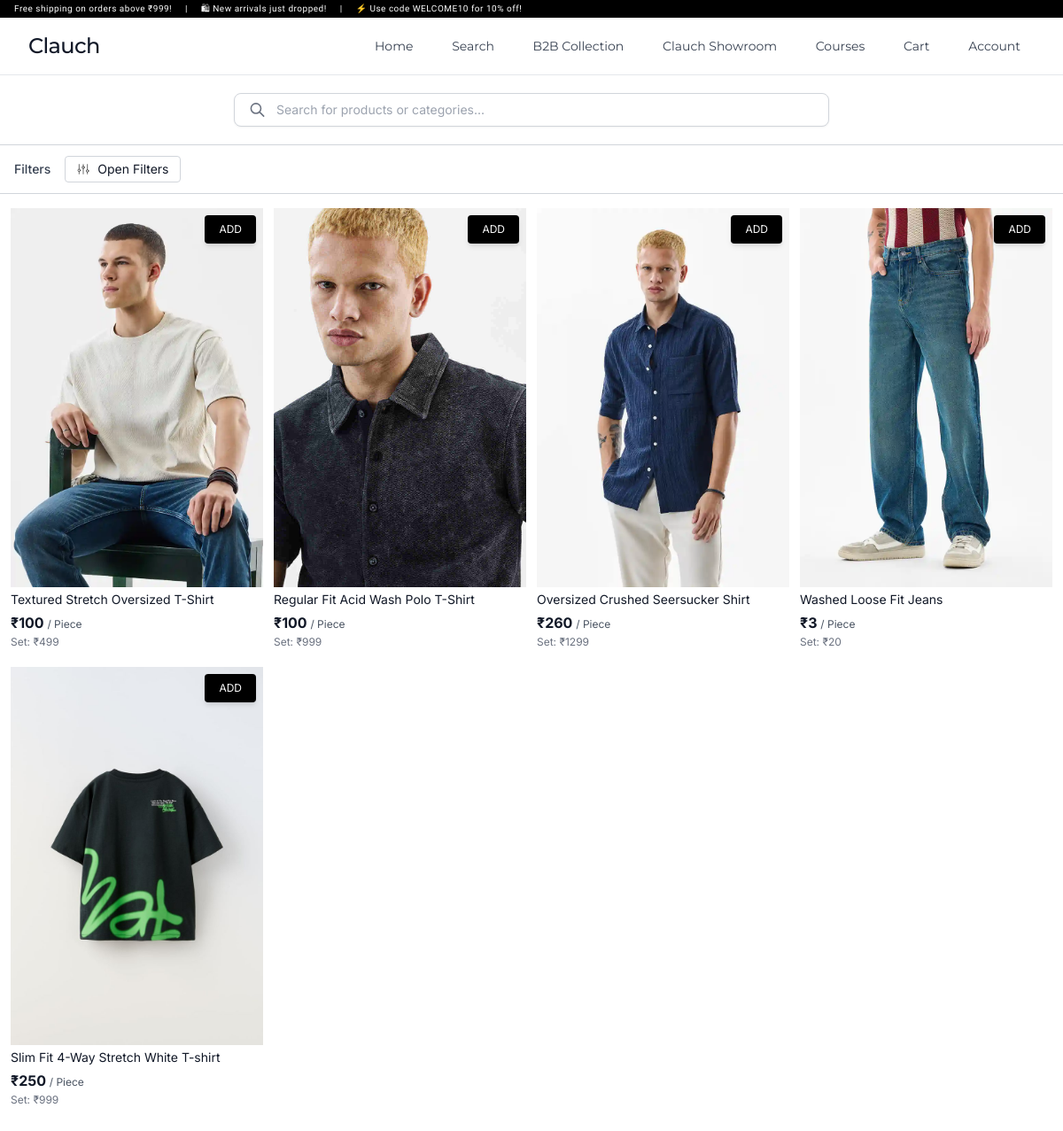
Screenshot of /search/results/ with the database file from the repository.
### user/models.py (models this page shows, shortened)
class Product(models.Model):
    name = models.CharField(max_length=200)
    slug = models.SlugField(unique=True, blank=True)
    categories = models.ManyToManyField('Category', related_name='products')
    price = models.DecimalField(max_digits=10, decimal_places=2, help_text="Price for one full set.")
    discount_price = models.DecimalField(max_digits=10, decimal_places=2, null=True, blank=True,
                                         help_text="Discounted price for one full set.")
    sizes = models.CharField(
        max_length=255,
        help_text="Composition of sizes in the set (e.g., '1S, 2M, 1L, 1XL'). "
                  "This determines the total pieces in one set."
    )
    rating = models.FloatField(default=0.0)
    reviews_count = models.PositiveIntegerField(default=0)
    description = models.TextField()
    html_description = RichTextField()
    primary_image = models.ImageField(upload_to='products/primary/')
    hover_image = models.ImageField(upload_to='products/hover/', null=True, blank=True, help_text="Image shown on hover.")
    size_chart = models.ImageField(upload_to='products/size_charts/', null=True, blank=True)
    created_at = models.DateTimeField(auto_now_add=True)
    def get_total_pieces_in_set(self):
        total_pieces = 0
        pieces_matches = re.findall(r'(\d+)?([A-Z]{1,3}|\d{2})', self.sizes.replace(' ', ''))
        for count_str, _size_code in pieces_matches:
            try:
                count = int(count_str) if count_str else 1
                total_pieces += count
            except ValueError:
                continue
        return total_pieces
    def get_current_price_per_piece(self):
        total_pieces = self.get_total_pieces_in_set()
        if total_pieces == 0:
            return 0.00 # Avoid division by zero
        if self.discount_price is not None:
            return self.discount_price / total_pieces
        return self.price / total_pieces

### user/views.py (the view, shortened to what this page needs)
# urls.py: path('search/results/', views.search_results_view, name='search_results'),
def search_results_view(request):
    query = request.GET.get('q', '').strip()
    query_lower = query.lower()
    matched_categories = []
    selected_sizes = request.GET.getlist('size')
    selected_colors = request.GET.getlist('color')
    selected_sleeves = request.GET.getlist('sleeves')
    selected_categories = request.GET.getlist('category')
    min_price = request.GET.get('min_price')
    max_price = request.GET.get('max_price')
    sort_by = request.GET.get('sort')
    sizes = ["XS", "S", "M", "L", "XL", "XXL", "26", "28", "30", "32", "34", "36", "38", "40", "42"]
    colors = ["Black", "White", "Grey", "Beige", "Blue", "Green", "Red", "Yellow", "Brown", "Orange"]
    sleeves = ["Full Sleeve", "Half Sleeve", "Sleeveless"]
    all_categories = Category.objects.all()
    products = Product.objects.all()
    if selected_sizes:
        products = products.filter(
            Q(sizes__iregex=r'\b(' + '|'.join(selected_sizes) + r')\b')
        )
    if selected_colors:
        products = products.filter(colors__name__in=selected_colors)
    if selected_sleeves:
        products = products.filter(description__icontains=selected_sleeves[0])  # You can improve this
    if selected_categories:
        products = products.filter(categories__name__in=selected_categories)
    if min_price:
        products = products.filter(Q(price__gte=min_price) | Q(discount_price__gte=min_price))
    if max_price:
        products = products.filter(Q(price__lte=max_price) | Q(discount_price__lte=max_price))
    if sort_by == "low":
        products = products.order_by('discount_price', 'price')
    elif sort_by == "high":
        products = products.order_by('-discount_price', '-price')
    elif sort_by == "new":
        products = products.order_by('-id')
    else:
        products = products.order_by('-id')
    return render(request, 'search_results.html', {
        'query': query,
        'products': products.distinct(),
        'result_count': products.count(),
        'matched_categories': matched_categories,
        'categories': all_categories,
        'sizes': sizes,
        'colors': colors,
        'sleeves': sleeves,
        'filters': {
            'sizes': selected_sizes,
            'colors': selected_colors,
            'sleeves': selected_sleeves,
            'categories': selected_categories,
            'min_price': min_price,
            'max_price': max_price,
            'sort_by': sort_by,
        }
    })

### user/templates/search_results.html (shortened to what this page needs)
{% extends "base.html" %}
{% load static %}
{% block content %}
<div class="min-h-screen bg-white text-gray-900">
  <div class="px-4 py-5 sm:px-6 lg:px-16 border-b border-gray-300">
    <form method="get" action="{% url 'search_results' %}">
      <div class="flex justify-center relative">
        <div class="flex items-center w-full max-w-2xl px-4 py-2 bg-white border border-gray-300 rounded-lg shadow-sm">
          <svg class="h-5 w-5 text-gray-500" fill="none" viewBox="0 0 24 24" stroke="currentColor">
            <path stroke-linecap="round" stroke-linejoin="round" stroke-width="2"
              d="M21 21l-6-6m2-5a7 7 0 11-14 0 7 7 0 0114 0z" />
          </svg>
          <input
            type="text"
            name="q"
            value="{{ query }}"
            id="search-input"
            autocomplete="off"
            class="ml-3 bg-transparent w-full text-sm focus:outline-none text-gray-800 placeholder-gray-400"
            placeholder="Search for products or categories..."
            required
          >
        </div>
      </div>
    </form>
  </div>
  <div class="w-full px-4 py-3 bg-white border-b border-gray-300 flex items-center justify-between sm:justify-start sm:gap-4">
    <span class="text-sm font-medium text-gray-700">Filters</span>
    <button onclick="toggleFilter()" class="ml-auto sm:ml-0 flex items-center gap-2 border border-gray-300 px-3 py-1 rounded text-sm hover:bg-black hover:text-white transition-all">
      <img src="{% static 'icons/filter.svg' %}" alt="Filter" class="w-4 h-4">
      <span>Open Filters</span>
    </button>
  </div>
  <div class="grid grid-cols-2 sm:grid-cols-3 md:grid-cols-4 gap-3 px-3 pt-4 pb-10">
    {% for product in products %}
    <div class="w-full">
      <div class="relative">
        <a href="{% url 'product_detail' product.slug %}">
          <img src="{{ product.primary_image.url }}" alt="{{ product.name }}" class="w-full h-auto object-contain bg-white">
        </a>
        <a href="{% url 'product_detail' product.slug %}">
          <button class="absolute top-2 right-2 bg-black text-white text-xs px-4 py-2 rounded shadow-md hover:shadow-lg transition-all">
            ADD
          </button>
        </a>
      </div>
      <div class="pt-1 pb-2">
        <p class="text-xs sm:text-sm text-gray-900 leading-tight truncate">{{ product.name }}</p>
        <div class="text-base font-bold text-gray-900 mt-1">
          ₹{{ product.get_current_price_per_piece|floatformat:0 }} <span class="text-xs font-normal text-gray-600">/ Piece</span>
        </div>
        {% if product.get_total_pieces_in_set > 0 %}
            <p class="text-xs text-gray-500 mt-0.5">
                Set: ₹{{ product.discount_price|default:product.price|floatformat:0 }}
            </p>
        {% endif %}
      </div>
    </div>
    {% endfor %}
  </div>
</div>
{% endblock %}

### rows the page displays
Product: primary_image (picture), name "Textured Stretch Oversized T-Shirt", get_current_price_per_piece "100", discount_price "499"
Product: primary_image (picture), name "Regular Fit Acid Wash Polo T-Shirt", get_current_price_per_piece "100", discount_price "999"
Product: primary_image (picture), name "Oversized Crushed Seersucker Shirt", get_current_price_per_piece "260", discount_price "1299"
Product: primary_image (picture), name "Washed Loose Fit Jeans", get_current_price_per_piece "3", discount_price "20"
Product: primary_image (picture), name "Slim Fit 4-Way Stretch White T-shirt", get_current_price_per_piece "250", discount_price "999"
